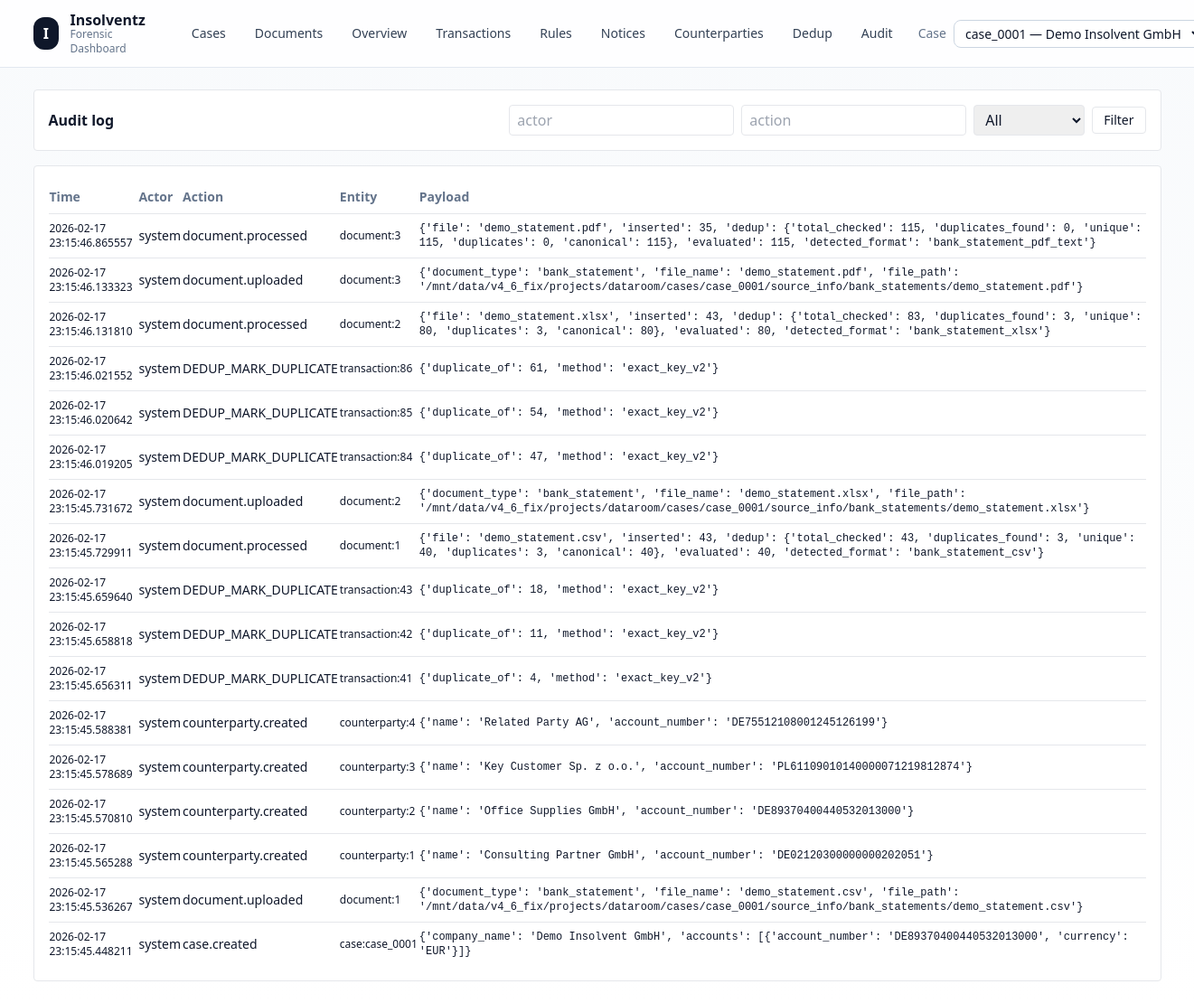
Screenshot of /audit with the database file from the repository.
### app/db/models.py (models this page shows)
class AuditEvent(Base):
    __tablename__ = "audit_events"
    id: Mapped[int] = mapped_column(Integer, primary_key=True, autoincrement=True)
    case_id: Mapped[Optional[str]] = mapped_column(String, index=True)
    actor: Mapped[Optional[str]] = mapped_column(String, nullable=True)  # user/email or "system"
    action: Mapped[str] = mapped_column(String, nullable=False)  # e.g. "document.uploaded"
    entity_type: Mapped[Optional[str]] = mapped_column(String, nullable=True)  # case/document/transaction/notice
    entity_id: Mapped[Optional[str]] = mapped_column(String, nullable=True)
    payload: Mapped[dict] = mapped_column(JSON, default=dict)
    created_at: Mapped[datetime] = mapped_column(DateTime, default=datetime.utcnow)

### app/ui/router.py (the view)
@ui_router.get("/audit", response_class=HTMLResponse)
def audit(request: Request, db=Depends(get_db), case_id: str | None = Cookie(default=None)):
    cases = list_cases(db)
    selected_case_id = _pick_case_id(db, case_id)
    if not selected_case_id:
        return templates.TemplateResponse(request, "empty.html", {"cases": [], "selected_case": None})
    page = get_audit_page(db, selected_case_id, request.query_params)
    resp = templates.TemplateResponse(
        request,
        "audit.html",
        {"cases": cases, "selected_case_id": selected_case_id, **page},
    )
    resp.set_cookie("case_id", selected_case_id, max_age=60 * 60 * 24 * 365, samesite="lax")
    return resp

### app/templates/audit.html (shortened to what this page needs)
{% extends "base.html" %}
{% block content %}
  <div class="bg-white border rounded p-4">
    <div class="flex items-center justify-between">
      <div class="font-semibold">Audit log</div>
      <form method="get" class="flex items-center gap-2">
        <input name="actor" value="{{ filters.actor }}" class="border rounded px-2 py-1" placeholder="actor" />
        <input name="action" value="{{ filters.action }}" class="border rounded px-2 py-1" placeholder="action" />
        <select name="entity_type" class="border rounded px-2 py-1">
          <option value="" {% if not filters.entity_type %}selected{% endif %}>All</option>
        </select>
        <button class="border rounded px-3 py-1 text-sm">Filter</button>
      </form>
    </div>
  </div>
  <div class="bg-white border rounded p-4 mt-4">
    <div class="overflow-x-auto">
      <table class="min-w-full text-sm">
        <thead class="text-left text-slate-500">
          <tr>
            <th class="py-2">Time</th>
            <th class="py-2">Actor</th>
            <th class="py-2">Action</th>
            <th class="py-2">Entity</th>
            <th class="py-2">Payload</th>
          </tr>
        </thead>
        <tbody>
          {% for e in rows %}
            <tr class="border-t">
              <td class="py-2 text-xs">{{ e.created_at }}</td>
              <td class="py-2">{{ e.actor or 'system' }}</td>
              <td class="py-2">{{ e.action }}</td>
              <td class="py-2 text-xs">{{ e.entity_type }}:{{ e.entity_id }}</td>
              <td class="py-2 text-xs font-mono whitespace-pre-wrap">{{ e.payload }}</td>
            </tr>
          {% endfor %}
        </tbody>
      </table>
    </div>
  </div>
{% endblock %}

### rows the page displays
AuditEvent: created_at "2026-02-17 23:15:46.865557", actor "system", action "document.processed", entity_type "document", entity_id "3", payload "{'file': 'demo_statement.pdf', 'inserted': 35, 'dedup': {'total_checked': 115, 'duplicates_found': 0, 'unique': 115, 'duplicates': 0, 'canonical': 115}, 'evaluated': 115, 'detected_format': 'bank_statement_pdf_text'}…"
AuditEvent: created_at "2026-02-17 23:15:46.133323", actor "system", action "document.uploaded", entity_type "document", entity_id "3", payload "{'document_type': 'bank_statement', 'file_name': 'demo_statement.pdf', 'file_path': '/mnt/data/v4_6_fix/projects/dataroom/cases/case_0001/source_info/bank_statements/demo_statement.pdf'}"
AuditEvent: created_at "2026-02-17 23:15:46.131810", actor "system", action "document.processed", entity_type "document", entity_id "2", payload "{'file': 'demo_statement.xlsx', 'inserted': 43, 'dedup': {'total_checked': 83, 'duplicates_found': 3, 'unique': 80, 'duplicates': 3, 'canonical': 80}, 'evaluated': 80, 'detected_format': 'bank_statement_xlsx'}…"
AuditEvent: created_at "2026-02-17 23:15:46.021552", actor "system", action "DEDUP_MARK_DUPLICATE", entity_type "transaction", entity_id "86", payload "{'duplicate_of': 61, 'method': 'exact_key_v2'}"
AuditEvent: created_at "2026-02-17 23:15:46.020642", actor "system", action "DEDUP_MARK_DUPLICATE", entity_type "transaction", entity_id "85", payload "{'duplicate_of': 54, 'method': 'exact_key_v2'}"
AuditEvent: created_at "2026-02-17 23:15:46.019205", actor "system", action "DEDUP_MARK_DUPLICATE", entity_type "transaction", entity_id "84", payload "{'duplicate_of': 47, 'method': 'exact_key_v2'}"
AuditEvent: created_at "2026-02-17 23:15:45.731672", actor "system", action "document.uploaded", entity_type "document", entity_id "2", payload "{'document_type': 'bank_statement', 'file_name': 'demo_statement.xlsx', 'file_path': '/mnt/data/v4_6_fix/projects/dataroom/cases/case_0001/source_info/bank_statements/demo_statement.xlsx'}"
AuditEvent: created_at "2026-02-17 23:15:45.729911", actor "system", action "document.processed", entity_type "document", entity_id "1", payload "{'file': 'demo_statement.csv', 'inserted': 43, 'dedup': {'total_checked': 43, 'duplicates_found': 3, 'unique': 40, 'duplicates': 3, 'canonical': 40}, 'evaluated': 40, 'detected_format': 'bank_statement_csv'}"
AuditEvent: created_at "2026-02-17 23:15:45.659640", actor "system", action "DEDUP_MARK_DUPLICATE", entity_type "transaction", entity_id "43", payload "{'duplicate_of': 18, 'method': 'exact_key_v2'}"
AuditEvent: created_at "2026-02-17 23:15:45.658818", actor "system", action "DEDUP_MARK_DUPLICATE", entity_type "transaction", entity_id "42", payload "{'duplicate_of': 11, 'method': 'exact_key_v2'}"
AuditEvent: created_at "2026-02-17 23:15:45.656311", actor "system", action "DEDUP_MARK_DUPLICATE", entity_type "transaction", entity_id "41", payload "{'duplicate_of': 4, 'method': 'exact_key_v2'}"
AuditEvent: created_at "2026-02-17 23:15:45.588381", actor "system", action "counterparty.created", entity_type "counterparty", entity_id "4", payload "{'name': 'Related Party AG', 'account_number': 'DE75512108001245126199'}"
AuditEvent: created_at "2026-02-17 23:15:45.578689", actor "system", action "counterparty.created", entity_type "counterparty", entity_id "3", payload "{'name': 'Key Customer Sp. z o.o.', 'account_number': 'PL61109010140000071219812874'}"
AuditEvent: created_at "2026-02-17 23:15:45.570810", actor "system", action "counterparty.created", entity_type "counterparty", entity_id "2", payload "{'name': 'Office Supplies GmbH', 'account_number': 'DE89370400440532013000'}"
AuditEvent: created_at "2026-02-17 23:15:45.565288", actor "system", action "counterparty.created", entity_type "counterparty", entity_id "1", payload "{'name': 'Consulting Partner GmbH', 'account_number': 'DE02120300000000202051'}"
AuditEvent: created_at "2026-02-17 23:15:45.536267", actor "system", action "document.uploaded", entity_type "document", entity_id "1", payload "{'document_type': 'bank_statement', 'file_name': 'demo_statement.csv', 'file_path': '/mnt/data/v4_6_fix/projects/dataroom/cases/case_0001/source_info/bank_statements/demo_statement.csv'}"
AuditEvent: created_at "2026-02-17 23:15:45.448211", actor "system", action "case.created", entity_type "case", entity_id "case_0001", payload "{'company_name': 'Demo Insolvent GmbH', 'accounts': [{'account_number': 'DE89370400440532013000', 'currency': 'EUR'}]}"

### other values shown
{{ label }} "Cases" "Documents" "Overview" "Transactions" "Rules" "Notices" "Counterparties" "Dedup" "Audit"
form field value "case_0001 — Demo Insolvent GmbH"
